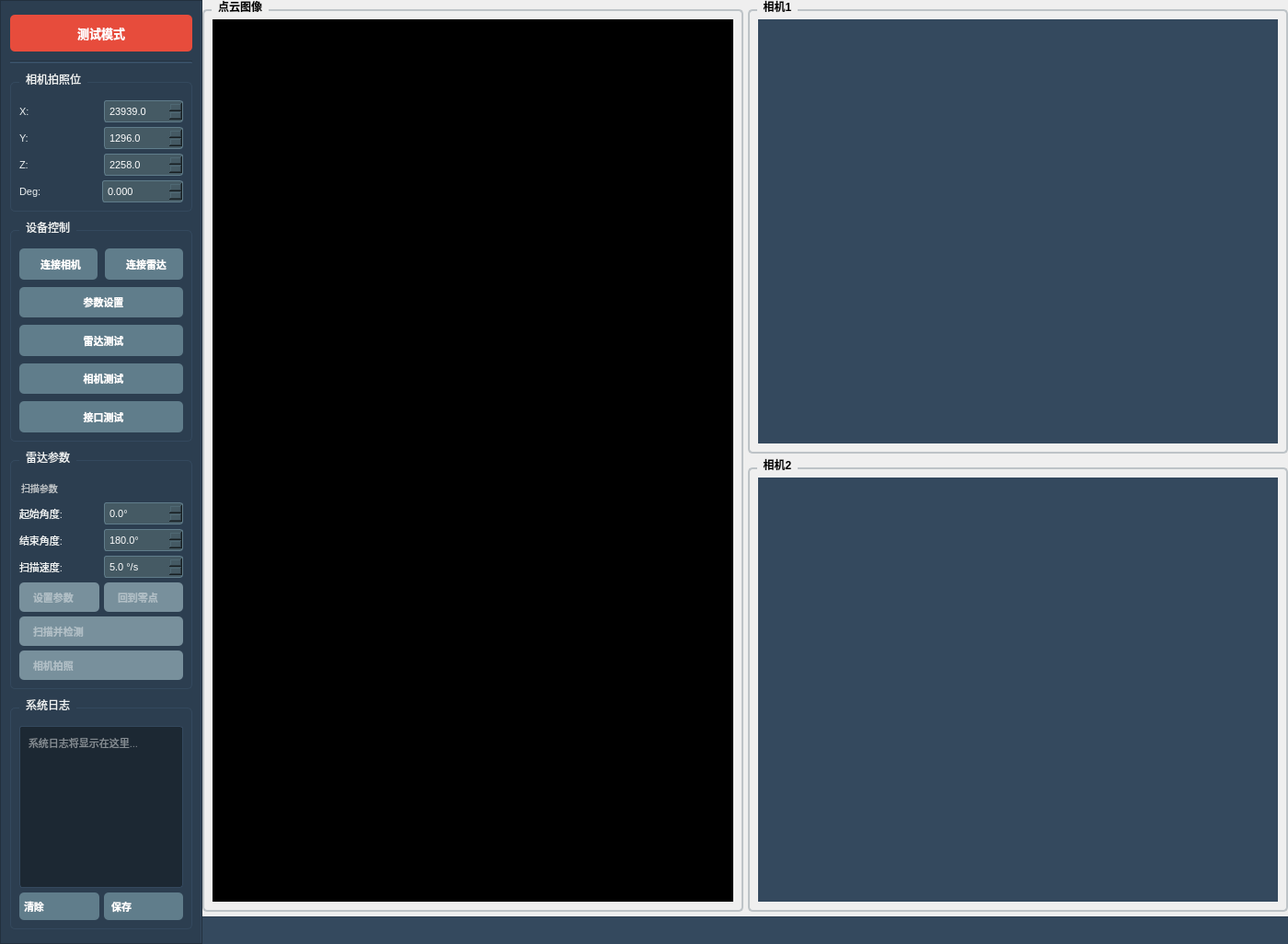
<?xml version="1.0" encoding="UTF-8"?>
<ui version="4.0">
 <class>Widget</class>
 <widget class="QWidget" name="Widget">
  <property name="geometry">
   <rect>
    <x>0</x>
    <y>0</y>
    <width>1400</width>
    <height>1026</height>
   </rect>
  </property>
  <property name="windowTitle">
   <string>青海阳极卸车识别系统 - 热力图与相机监控</string>
  </property>
  <layout class="QHBoxLayout" name="mainLayout">
   <property name="spacing">
    <number>0</number>
   </property>
   <property name="leftMargin">
    <number>0</number>
   </property>
   <property name="topMargin">
    <number>0</number>
   </property>
   <property name="rightMargin">
    <number>0</number>
   </property>
   <property name="bottomMargin">
    <number>0</number>
   </property>
   <item>
    <widget class="QFrame" name="leftControlPanel">
     <property name="minimumSize">
      <size>
       <width>220</width>
       <height>0</height>
      </size>
     </property>
     <property name="maximumSize">
      <size>
       <width>220</width>
       <height>16777215</height>
      </size>
     </property>
     <property name="styleSheet">
      <string notr="true">QFrame#leftControlPanel {
    background-color: #2C3E50;
    border-right: 2px solid #34495E;
}

QLabel {
    color: white;
}

QPushButton {
    background-color: #34495E;
    color: white;
    border: none;
    border-radius: 5px;
    font-size: 13px;
    font-weight: bold;
    padding: 10px;
    text-align: left;
    padding-left: 15px;
}

QPushButton:hover {
    background-color: #3E5770;
}

QPushButton:pressed {
    background-color: #2C3E50;
}

QPushButton:disabled {
    background-color: #4A5A6A;
    color: #95A5A6;
}

QGroupBox {
    color: white;
    border: 1px solid #34495E;
    border-radius: 5px;
    margin-top: 10px;
    padding-top: 10px;
}

QGroupBox::title {
    color: #ECF0F1;
    subcontrol-origin: margin;
    left: 10px;
    padding: 0 5px;
}</string>
     </property>
     <property name="frameShape">
      <enum>QFrame::Shape::StyledPanel</enum>
     </property>
     <property name="frameShadow">
      <enum>QFrame::Shadow::Raised</enum>
     </property>
     <layout class="QVBoxLayout" name="leftPanelLayout">
      <property name="spacing">
       <number>10</number>
      </property>
      <property name="leftMargin">
       <number>10</number>
      </property>
      <property name="topMargin">
       <number>15</number>
      </property>
      <property name="rightMargin">
       <number>10</number>
      </property>
      <property name="bottomMargin">
       <number>15</number>
      </property>
      <item>
       <widget class="QPushButton" name="operationModeBtn">
        <property name="minimumSize">
         <size>
          <width>0</width>
          <height>40</height>
         </size>
        </property>
        <property name="styleSheet">
         <string notr="true">QPushButton {
    background-color: #E74C3C;
    color: white;
    border: none;
    border-radius: 5px;
    font-size: 13px;
    font-weight: bold;
    padding: 10px;
    text-align: center;
}
QPushButton:hover {
    background-color: #C0392B;
}
QPushButton:pressed {
    background-color: #A93226;
}</string>
        </property>
        <property name="text">
         <string>测试模式</string>
        </property>
       </widget>
      </item>
      <item>
       <widget class="Line" name="line">
        <property name="styleSheet">
         <string notr="true">background-color: #34495E;</string>
        </property>
        <property name="orientation">
         <enum>Qt::Orientation::Horizontal</enum>
        </property>
       </widget>
      </item>
      <item>
       <widget class="QGroupBox" name="cameraPositionGroup">
        <property name="title">
         <string>相机拍照位</string>
        </property>
        <layout class="QVBoxLayout" name="cameraPositionLayout">
         <property name="spacing">
          <number>5</number>
         </property>
         <item>
          <layout class="QHBoxLayout" name="cameraXLayout">
           <item>
            <widget class="QLabel" name="cameraXLabel">
             <property name="minimumSize">
              <size>
               <width>50</width>
               <height>0</height>
              </size>
             </property>
             <property name="styleSheet">
              <string notr="true">color: #ECF0F1;
font-size: 11px;</string>
             </property>
             <property name="text">
              <string>X:</string>
             </property>
            </widget>
           </item>
           <item>
            <widget class="QDoubleSpinBox" name="cameraXSpin">
             <property name="styleSheet">
              <string notr="true">QDoubleSpinBox {
    background-color: #455A64;
    color: white;
    border: 1px solid #607D8B;
    border-radius: 3px;
    padding: 3px;
    font-size: 11px;
}
QDoubleSpinBox:focus {
    border: 1px solid #78909C;
}</string>
             </property>
             <property name="decimals">
              <number>1</number>
             </property>
             <property name="minimum">
              <double>-999999.000000000000000</double>
             </property>
             <property name="maximum">
              <double>999999.000000000000000</double>
             </property>
             <property name="value">
              <double>23939.000000000000000</double>
             </property>
            </widget>
           </item>
          </layout>
         </item>
         <item>
          <layout class="QHBoxLayout" name="cameraYLayout">
           <item>
            <widget class="QLabel" name="cameraYLabel">
             <property name="minimumSize">
              <size>
               <width>50</width>
               <height>0</height>
              </size>
             </property>
             <property name="styleSheet">
              <string notr="true">color: #ECF0F1;
font-size: 11px;</string>
             </property>
             <property name="text">
              <string>Y:</string>
             </property>
            </widget>
           </item>
           <item>
            <widget class="QDoubleSpinBox" name="cameraYSpin">
             <property name="styleSheet">
              <string notr="true">QDoubleSpinBox {
    background-color: #455A64;
    color: white;
    border: 1px solid #607D8B;
    border-radius: 3px;
    padding: 3px;
    font-size: 11px;
}
QDoubleSpinBox:focus {
    border: 1px solid #78909C;
}</string>
             </property>
             <property name="decimals">
              <number>1</number>
             </property>
             <property name="minimum">
              <double>-999999.000000000000000</double>
             </property>
             <property name="maximum">
              <double>999999.000000000000000</double>
             </property>
             <property name="value">
              <double>1296.000000000000000</double>
             </property>
            </widget>
           </item>
          </layout>
         </item>
         <item>
          <layout class="QHBoxLayout" name="cameraZLayout">
           <item>
            <widget class="QLabel" name="cameraZLabel">
             <property name="minimumSize">
              <size>
               <width>50</width>
               <height>0</height>
              </size>
             </property>
             <property name="styleSheet">
              <string notr="true">color: #ECF0F1;
font-size: 11px;</string>
             </property>
             <property name="text">
              <string>Z:</string>
             </property>
            </widget>
           </item>
           <item>
            <widget class="QDoubleSpinBox" name="cameraZSpin">
             <property name="styleSheet">
              <string notr="true">QDoubleSpinBox {
    background-color: #455A64;
    color: white;
    border: 1px solid #607D8B;
    border-radius: 3px;
    padding: 3px;
    font-size: 11px;
}
QDoubleSpinBox:focus {
    border: 1px solid #78909C;
}</string>
             </property>
             <property name="decimals">
              <number>1</number>
             </property>
             <property name="minimum">
              <double>-999999.000000000000000</double>
             </property>
             <property name="maximum">
              <double>999999.000000000000000</double>
             </property>
             <property name="value">
              <double>2258.000000000000000</double>
             </property>
            </widget>
           </item>
          </layout>
         </item>
         <item>
          <layout class="QHBoxLayout" name="cameraDegLayout">
           <property name="spacing">
            <number>40</number>
           </property>
           <property name="rightMargin">
            <number>0</number>
           </property>
           <item>
            <widget class="QLabel" name="cameraDegLabel">
             <property name="minimumSize">
              <size>
               <width>50</width>
               <height>0</height>
              </size>
             </property>
             <property name="styleSheet">
              <string notr="true">color: #ECF0F1;
font-size: 11px;</string>
             </property>
             <property name="text">
              <string>Deg:</string>
             </property>
            </widget>
           </item>
           <item>
            <widget class="QDoubleSpinBox" name="cameraDegSpin">
             <property name="styleSheet">
              <string notr="true">QDoubleSpinBox {
    background-color: #455A64;
    color: white;
    border: 1px solid #607D8B;
    border-radius: 3px;
    padding: 3px;
    font-size: 11px;
}
QDoubleSpinBox:focus {
    border: 1px solid #78909C;
}</string>
             </property>
             <property name="decimals">
              <number>3</number>
             </property>
             <property name="minimum">
              <double>-999999.000000000000000</double>
             </property>
             <property name="maximum">
              <double>999999.000000000000000</double>
             </property>
             <property name="value">
              <double>0.000000000000000</double>
             </property>
            </widget>
           </item>
          </layout>
         </item>
        </layout>
       </widget>
      </item>
      <item>
       <widget class="QGroupBox" name="controlGroup">
        <property name="title">
         <string>设备控制</string>
        </property>
        <layout class="QVBoxLayout" name="controlGroupLayout">
         <property name="spacing">
          <number>8</number>
         </property>
         <item>
          <layout class="QHBoxLayout" name="deviceConnectLayout">
           <item>
            <widget class="QPushButton" name="cameraConnectBtn">
             <property name="minimumSize">
              <size>
               <width>0</width>
               <height>32</height>
              </size>
             </property>
             <property name="styleSheet">
              <string notr="true">QPushButton {
    background-color: #607D8B;
    font-size: 11px;
    text-align: center;
}
QPushButton:hover {
    background-color: #455A64;
}
QPushButton:pressed {
    background-color: #37474F;
}
QPushButton:disabled {
    background-color: #78909C;
    color: #B0BEC5;
}</string>
             </property>
             <property name="text">
              <string>连接相机</string>
             </property>
            </widget>
           </item>
           <item>
            <widget class="QPushButton" name="radarConnectBtn">
             <property name="minimumSize">
              <size>
               <width>0</width>
               <height>32</height>
              </size>
             </property>
             <property name="styleSheet">
              <string notr="true">QPushButton {
    background-color: #607D8B;
    font-size: 11px;
    text-align: center;
}
QPushButton:hover {
    background-color: #455A64;
}
QPushButton:pressed {
    background-color: #37474F;
}</string>
             </property>
             <property name="text">
              <string>连接雷达</string>
             </property>
            </widget>
           </item>
          </layout>
         </item>
         <item>
          <widget class="QPushButton" name="parameterSettingsBtn">
           <property name="minimumSize">
            <size>
             <width>0</width>
             <height>32</height>
            </size>
           </property>
           <property name="styleSheet">
            <string notr="true">QPushButton {
    background-color: #607D8B;
    color: white;
    font-size: 11px;
    text-align: center;
}
QPushButton:hover {
    background-color: #455A64;
}
QPushButton:pressed {
    background-color: #37474F;
}</string>
           </property>
           <property name="text">
            <string>参数设置</string>
           </property>
          </widget>
         </item>
         <item>
          <widget class="QPushButton" name="uploadRadarFileBtn">
           <property name="minimumSize">
            <size>
             <width>0</width>
             <height>32</height>
            </size>
           </property>
           <property name="styleSheet">
            <string notr="true">QPushButton {
	background-color: #607D8B;
    color: white;
    font-size: 11px;
    text-align: center;
    font-weight: bold;
}
QPushButton:hover {
    background-color:  #455A64;
}
QPushButton:pressed {
    background-color: #37474F;
}</string>
           </property>
           <property name="text">
            <string>雷达测试</string>
           </property>
          </widget>
         </item>
         <item>
          <widget class="QPushButton" name="testCameraAlgorithmBtn">
           <property name="minimumSize">
            <size>
             <width>0</width>
             <height>32</height>
            </size>
           </property>
           <property name="styleSheet">
            <string notr="true">QPushButton {
    background-color: #607D8B;
    color: white;
    font-size: 11px;
    text-align: center;
    font-weight: bold;
}
QPushButton:hover {
    background-color: #455A64;
}
QPushButton:pressed {
    background-color: #37474F;
}
QPushButton:disabled {
    background-color: #78909C;
    color: #B0BEC5;
}</string>
           </property>
           <property name="text">
            <string>相机测试</string>
           </property>
          </widget>
         </item>
         <item>
          <widget class="QPushButton" name="interfaceTestBtn">
           <property name="minimumSize">
            <size>
             <width>0</width>
             <height>32</height>
            </size>
           </property>
           <property name="styleSheet">
            <string notr="true">QPushButton {
    background-color: #607D8B;
    color: white;
    font-size: 11px;
    text-align: center;
    font-weight: bold;
}
QPushButton:hover {
    background-color: #455A64;
}
QPushButton:pressed {
    background-color: #37474F;
}
QPushButton:disabled {
    background-color: #78909C;
    color: #B0BEC5;
}</string>
           </property>
           <property name="text">
            <string>接口测试</string>
           </property>
          </widget>
         </item>
        </layout>
       </widget>
      </item>
      <item>
       <widget class="QGroupBox" name="radarControlGroup">
        <property name="title">
         <string>雷达参数</string>
        </property>
        <layout class="QVBoxLayout" name="radarControlLayout">
         <property name="spacing">
          <number>5</number>
         </property>
         <item>
          <widget class="QLabel" name="radarParamLabel">
           <property name="styleSheet">
            <string notr="true">color: #BDC3C7;
font-size: 10px;
padding: 3px 0;</string>
           </property>
           <property name="text">
            <string>扫描参数</string>
           </property>
          </widget>
         </item>
         <item>
          <layout class="QHBoxLayout" name="startAngleLayout">
           <item>
            <widget class="QLabel" name="radarStartAngleLabel">
             <property name="minimumSize">
              <size>
               <width>65</width>
               <height>0</height>
              </size>
             </property>
             <property name="styleSheet">
              <string notr="true">color: #ECF0F1;
font-size: 11px;</string>
             </property>
             <property name="text">
              <string>起始角度:</string>
             </property>
            </widget>
           </item>
           <item>
            <widget class="QDoubleSpinBox" name="radarStartAngleSpin">
             <property name="styleSheet">
              <string notr="true">QDoubleSpinBox {
    background-color: #455A64;
    color: white;
    border: 1px solid #607D8B;
    border-radius: 3px;
    padding: 3px;
    font-size: 11px;
}
QDoubleSpinBox:focus {
    border: 1px solid #78909C;
}</string>
             </property>
             <property name="suffix">
              <string>°</string>
             </property>
             <property name="decimals">
              <number>1</number>
             </property>
             <property name="maximum">
              <double>360.000000000000000</double>
             </property>
             <property name="value">
              <double>0.000000000000000</double>
             </property>
            </widget>
           </item>
          </layout>
         </item>
         <item>
          <layout class="QHBoxLayout" name="stopAngleLayout">
           <item>
            <widget class="QLabel" name="radarStopAngleLabel">
             <property name="minimumSize">
              <size>
               <width>65</width>
               <height>0</height>
              </size>
             </property>
             <property name="styleSheet">
              <string notr="true">color: #ECF0F1;
font-size: 11px;</string>
             </property>
             <property name="text">
              <string>结束角度:</string>
             </property>
            </widget>
           </item>
           <item>
            <widget class="QDoubleSpinBox" name="radarStopAngleSpin">
             <property name="styleSheet">
              <string notr="true">QDoubleSpinBox {
    background-color: #455A64;
    color: white;
    border: 1px solid #607D8B;
    border-radius: 3px;
    padding: 3px;
    font-size: 11px;
}
QDoubleSpinBox:focus {
    border: 1px solid #78909C;
}</string>
             </property>
             <property name="suffix">
              <string>°</string>
             </property>
             <property name="decimals">
              <number>1</number>
             </property>
             <property name="maximum">
              <double>360.000000000000000</double>
             </property>
             <property name="value">
              <double>180.000000000000000</double>
             </property>
            </widget>
           </item>
          </layout>
         </item>
         <item>
          <layout class="QHBoxLayout" name="velocityLayout">
           <item>
            <widget class="QLabel" name="radarVelocityLabel">
             <property name="minimumSize">
              <size>
               <width>65</width>
               <height>0</height>
              </size>
             </property>
             <property name="styleSheet">
              <string notr="true">color: #ECF0F1;
font-size: 11px;</string>
             </property>
             <property name="text">
              <string>扫描速度:</string>
             </property>
            </widget>
           </item>
           <item>
            <widget class="QDoubleSpinBox" name="radarVelocitySpin">
             <property name="styleSheet">
              <string notr="true">QDoubleSpinBox {
    background-color: #455A64;
    color: white;
    border: 1px solid #607D8B;
    border-radius: 3px;
    padding: 3px;
    font-size: 11px;
}
QDoubleSpinBox:focus {
    border: 1px solid #78909C;
}</string>
             </property>
             <property name="suffix">
              <string> °/s</string>
             </property>
             <property name="decimals">
              <number>1</number>
             </property>
             <property name="minimum">
              <double>0.100000000000000</double>
             </property>
             <property name="maximum">
              <double>50.000000000000000</double>
             </property>
             <property name="value">
              <double>5.000000000000000</double>
             </property>
            </widget>
           </item>
          </layout>
         </item>
         <item>
          <layout class="QHBoxLayout" name="radarActionLayout">
           <item>
            <widget class="QPushButton" name="radarSetParamsBtn">
             <property name="enabled">
              <bool>false</bool>
             </property>
             <property name="minimumSize">
              <size>
               <width>0</width>
               <height>32</height>
              </size>
             </property>
             <property name="styleSheet">
              <string notr="true">QPushButton {
    background-color: #607D8B;
    font-size: 11px;
}
QPushButton:hover {
    background-color: #455A64;
}
QPushButton:pressed {
    background-color: #37474F;
}
QPushButton:disabled {
    background-color: #78909C;
    color: #B0BEC5;
}</string>
             </property>
             <property name="text">
              <string>设置参数</string>
             </property>
            </widget>
           </item>
           <item>
            <widget class="QPushButton" name="radarInitZeroBtn">
             <property name="enabled">
              <bool>false</bool>
             </property>
             <property name="minimumSize">
              <size>
               <width>0</width>
               <height>32</height>
              </size>
             </property>
             <property name="styleSheet">
              <string notr="true">QPushButton {
    background-color: #607D8B;
    font-size: 11px;
}
QPushButton:hover {
    background-color: #455A64;
}
QPushButton:pressed {
    background-color: #37474F;
}
QPushButton:disabled {
    background-color: #78909C;
    color: #B0BEC5;
}</string>
             </property>
             <property name="text">
              <string>回到零点</string>
             </property>
            </widget>
           </item>
          </layout>
         </item>
         <item>
          <widget class="QPushButton" name="radarScanDetectBtn">
           <property name="enabled">
            <bool>false</bool>
           </property>
           <property name="minimumSize">
            <size>
             <width>0</width>
             <height>32</height>
            </size>
           </property>
           <property name="styleSheet">
            <string notr="true">QPushButton {
    background-color: #607D8B;
    font-size: 11px;
}
QPushButton:hover {
    background-color: #455A64;
}
QPushButton:pressed {
    background-color: #37474F;
}
QPushButton:disabled {
    background-color: #78909C;
    color: #B0BEC5;
}</string>
           </property>
           <property name="text">
            <string>扫描并检测</string>
           </property>
          </widget>
         </item>
         <item>
          <widget class="QPushButton" name="cameraTriggerBtn">
           <property name="enabled">
            <bool>false</bool>
           </property>
           <property name="minimumSize">
            <size>
             <width>0</width>
             <height>32</height>
            </size>
           </property>
           <property name="styleSheet">
            <string notr="true">QPushButton {
    background-color: #607D8B;
    font-size: 11px;
}
QPushButton:hover {
    background-color: #455A64;
}
QPushButton:pressed {
    background-color: #37474F;
}
QPushButton:disabled {
    background-color: #78909C;
    color: #B0BEC5;
}</string>
           </property>
           <property name="text">
            <string>相机拍照</string>
           </property>
          </widget>
         </item>
        </layout>
       </widget>
      </item>
      <item>
       <widget class="QGroupBox" name="logGroup">
        <property name="title">
         <string>系统日志</string>
        </property>
        <layout class="QVBoxLayout" name="logGroupLayout">
         <property name="spacing">
          <number>5</number>
         </property>
         <item>
          <widget class="QTextEdit" name="logTextEdit">
           <property name="minimumSize">
            <size>
             <width>0</width>
             <height>150</height>
            </size>
           </property>
           <property name="maximumSize">
            <size>
             <width>16777215</width>
             <height>300</height>
            </size>
           </property>
           <property name="styleSheet">
            <string notr="true">QTextEdit {
    background-color: #1C2833;
    color: #ECF0F1;
    border: 1px solid #34495E;
    border-radius: 3px;
    font-family: 'Consolas', 'Courier New', monospace;
    font-size: 11px;
    padding: 5px;
}

QScrollBar:vertical {
    background: #2C3E50;
    width: 10px;
    margin: 0px;
}

QScrollBar::handle:vertical {
    background: #34495E;
    min-height: 20px;
    border-radius: 5px;
}

QScrollBar::handle:vertical:hover {
    background: #4A5A6A;
}

QScrollBar::add-line:vertical, QScrollBar::sub-line:vertical {
    height: 0px;
}

QScrollBar::add-page:vertical, QScrollBar::sub-page:vertical {
    background: none;
}</string>
           </property>
           <property name="readOnly">
            <bool>true</bool>
           </property>
           <property name="placeholderText">
            <string>系统日志将显示在这里...</string>
           </property>
          </widget>
         </item>
         <item>
          <layout class="QHBoxLayout" name="logButtonLayout">
           <property name="spacing">
            <number>5</number>
           </property>
           <item>
            <widget class="QPushButton" name="clearLogBtn">
             <property name="minimumSize">
              <size>
               <width>0</width>
               <height>30</height>
              </size>
             </property>
             <property name="styleSheet">
              <string notr="true">QPushButton {
    background-color: #607D8B;
    font-size: 11px;
    padding: 5px;
}
QPushButton:hover {
    background-color: #455A64;
}
QPushButton:pressed {
    background-color: #37474F;
}</string>
             </property>
             <property name="text">
              <string>清除</string>
             </property>
            </widget>
           </item>
           <item>
            <widget class="QPushButton" name="saveLogBtn">
             <property name="minimumSize">
              <size>
               <width>0</width>
               <height>30</height>
              </size>
             </property>
             <property name="styleSheet">
              <string notr="true">QPushButton {
    background-color: #607D8B;
    font-size: 11px;
    padding: 5px;
}
QPushButton:hover {
    background-color: #455A64;
}
QPushButton:pressed {
    background-color: #37474F;
}</string>
             </property>
             <property name="text">
              <string> 保存</string>
             </property>
            </widget>
           </item>
          </layout>
         </item>
        </layout>
       </widget>
      </item>
     </layout>
    </widget>
   </item>
   <item>
    <layout class="QVBoxLayout" name="rightContentLayout">
     <property name="spacing">
      <number>5</number>
     </property>
     <item>
      <layout class="QHBoxLayout" name="contentLayout">
       <property name="spacing">
        <number>5</number>
       </property>
       <item>
        <widget class="QGroupBox" name="heatmapGroup">
         <property name="styleSheet">
          <string notr="true">QGroupBox {
    border: 2px solid #BDC3C7;
    border-radius: 5px;
    margin-top: 10px;
    font-weight: bold;
}

QGroupBox::title {
    subcontrol-origin: margin;
    left: 10px;
    padding: 0 5px;
}</string>
         </property>
         <property name="title">
          <string>点云图像</string>
         </property>
         <layout class="QVBoxLayout" name="heatmapLayout">
          <item>
           <widget class="QWidget" name="heatmapContainer" native="true">
            <property name="minimumSize">
             <size>
              <width>500</width>
              <height>400</height>
             </size>
            </property>
            <property name="styleSheet">
             <string notr="true">background-color: black;</string>
            </property>
           </widget>
          </item>
         </layout>
        </widget>
       </item>
       <item>
        <layout class="QVBoxLayout" name="camerasPanelLayout">
         <property name="spacing">
          <number>5</number>
         </property>
         <item>
          <widget class="QGroupBox" name="camera1Group">
           <property name="styleSheet">
            <string notr="true">QGroupBox {
    border: 2px solid #BDC3C7;
    border-radius: 5px;
    margin-top: 10px;
    font-weight: bold;
}

QGroupBox::title {
    subcontrol-origin: margin;
    left: 10px;
    padding: 0 5px;
}</string>
           </property>
           <property name="title">
            <string>相机1</string>
           </property>
           <layout class="QVBoxLayout" name="camera1Layout">
            <item>
             <widget class="QWidget" name="camera1Container" native="true">
              <property name="minimumSize">
               <size>
                <width>400</width>
                <height>400</height>
               </size>
              </property>
              <property name="styleSheet">
               <string notr="true">background-color: #34495E;</string>
              </property>
             </widget>
            </item>
           </layout>
          </widget>
         </item>
         <item>
          <widget class="QGroupBox" name="camera2Group">
           <property name="styleSheet">
            <string notr="true">QGroupBox {
    border: 2px solid #BDC3C7;
    border-radius: 5px;
    margin-top: 10px;
    font-weight: bold;
}

QGroupBox::title {
    subcontrol-origin: margin;
    left: 10px;
    padding: 0 5px;
}</string>
           </property>
           <property name="title">
            <string>相机2</string>
           </property>
           <layout class="QVBoxLayout" name="camera2Layout">
            <item>
             <widget class="QWidget" name="camera2Container" native="true">
              <property name="minimumSize">
               <size>
                <width>400</width>
                <height>400</height>
               </size>
              </property>
              <property name="styleSheet">
               <string notr="true">background-color: #34495E;</string>
              </property>
             </widget>
            </item>
           </layout>
          </widget>
         </item>
        </layout>
       </item>
      </layout>
     </item>
     <item>
      <widget class="QWidget" name="statusBarWidget" native="true">
       <property name="minimumSize">
        <size>
         <width>0</width>
         <height>30</height>
        </size>
       </property>
       <property name="maximumSize">
        <size>
         <width>16777215</width>
         <height>30</height>
        </size>
       </property>
       <property name="styleSheet">
        <string notr="true">QWidget {
    background-color: #34495E;
    border-top: 1px solid #2C3E50;
}

QLabel {
    color: white;
    padding: 5px 10px;
    font-size: 12px;
}</string>
       </property>
       <layout class="QHBoxLayout" name="statusBarLayout">
        <property name="spacing">
         <number>0</number>
        </property>
        <property name="leftMargin">
         <number>0</number>
        </property>
        <property name="topMargin">
         <number>0</number>
        </property>
        <property name="rightMargin">
         <number>0</number>
        </property>
        <property name="bottomMargin">
         <number>0</number>
        </property>
       </layout>
      </widget>
     </item>
    </layout>
   </item>
  </layout>
 </widget>
 <resources/>
 <connections/>
</ui>
